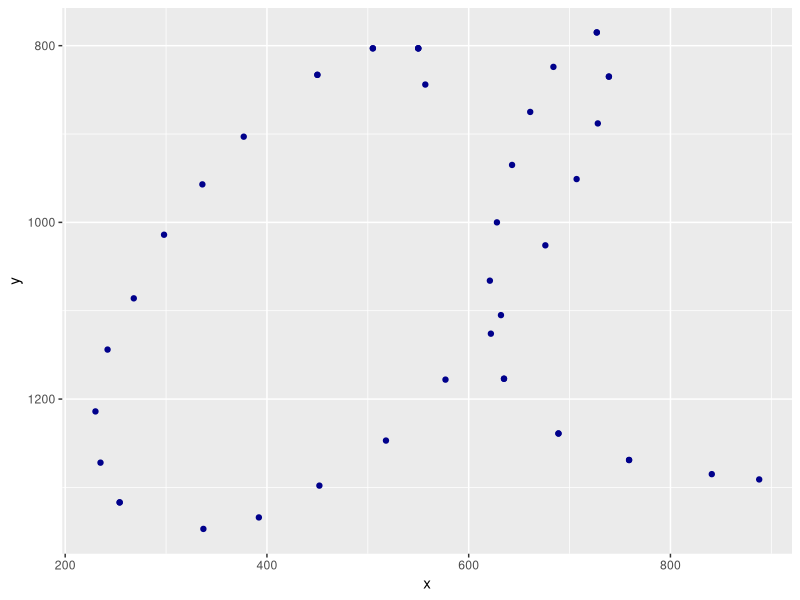
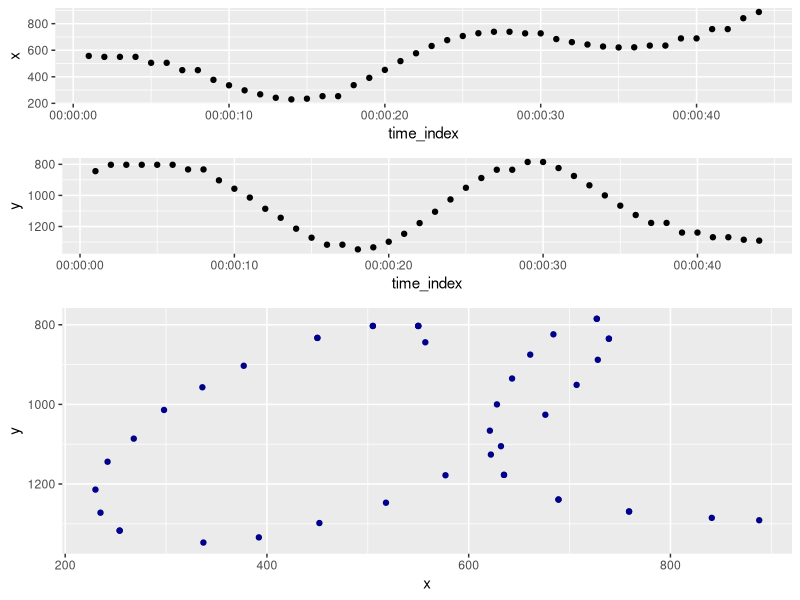

Here is the R script that generated these plots, in order:
## ---- chunk 1
knitr::opts_chunk$set(echo = TRUE,
                      fig.height = 4, 
                      fig.width = 4)

knitr::opts_knit$set(root.dir = "./")
library(here)
here()
## ---- chunk 2
library(tidyverse)
library(magrittr)
## ---- chunk 3
x = c(557,
      550,550,550,505,505,450,450,377,336,298,268,242,230,235,254,254,337,392,452,518,577,632,676,707,728,739,739,727,727,684,661,643,628,621,622,635,635,689,689,759,759,841,
        888)

y = c( 844, 
       803, 803, 803, 803, 803, 833, 833, 903, 957,1014,1086,1144,1214,1272,1317,1317,1347,1334,1298,1247,1178,1105,1026, 951, 888, 835, 835, 785, 785, 824, 875, 935,1000,1066,1126,1177,1177,1239,1239,1269,1269,1285,
        1291)

df = data.frame(x = x, y = y) 

gplt <- df %>% 
  ggplot(aes(x = x, y = y)) + 
  geom_point(col = "darkblue") + 
  scale_y_reverse()
gplt
## ---- chunk 4
df %<>% 
  rownames_to_column(var = "time_index")

df %>% head()
## ---- chunk 5
time_x <- df %>%
  ggplot(aes(x = time_index, y = x)) +
  scale_x_time() +
  geom_point()

time_y <- df %>% 
  ggplot(aes(x = time_index, y = y)) + 
  scale_x_time() + 
  scale_y_reverse() + 
  geom_point()


list = rbind(c(1,1),
         c(2,2),
         c(3,3),
         c(3,3))

grobs = list(time_x, time_y, gplt)

gridExtra::grid.arrange(grobs = grobs, 
                        layout_matrix = list)
